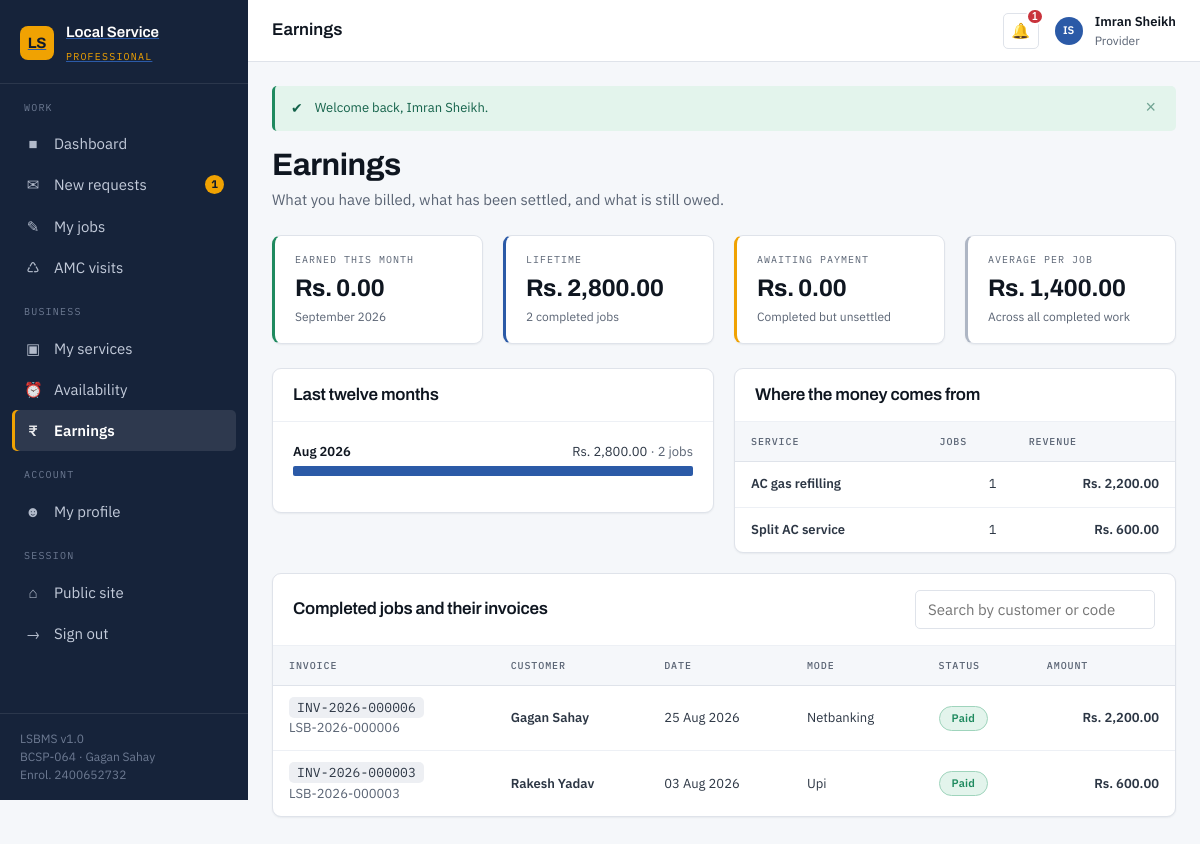
The app's page /provider/earnings.php (signed in) with its own data.
### tables this page shows
CREATE TABLE bookings (
    booking_id          INT UNSIGNED NOT NULL AUTO_INCREMENT,
    booking_code        VARCHAR(20)  NOT NULL,
    user_id             INT UNSIGNED NOT NULL COMMENT 'The customer raising the request',
    provider_id         INT UNSIGNED NOT NULL,
    service_id          INT UNSIGNED     NULL COMMENT 'NULL when booked directly against a provider',
    booking_date        DATE         NOT NULL,
    booking_time        TIME         NOT NULL,
    duration_minutes    SMALLINT UNSIGNED NOT NULL DEFAULT 60,
    service_address     VARCHAR(255) NOT NULL,
    city                VARCHAR(60)      NULL,
    pincode             VARCHAR(6)       NULL,
    problem_description TEXT             NULL,
    status              ENUM('pending','confirmed','in_progress','completed','cancelled','rejected')
                        NOT NULL DEFAULT 'pending',
    estimated_cost      DECIMAL(10,2) NOT NULL DEFAULT 0.00,
    final_cost          DECIMAL(10,2)     NULL,
    cancellation_reason VARCHAR(255)      NULL,
    is_maintenance      TINYINT(1)   NOT NULL DEFAULT 0 COMMENT '1 = auto-raised by an AMC contract',
    created_at          DATETIME     NOT NULL DEFAULT CURRENT_TIMESTAMP,
    updated_at          DATETIME     NOT NULL DEFAULT CURRENT_TIMESTAMP ON UPDATE CURRENT_TIMESTAMP,

    PRIMARY KEY (booking_id),
    UNIQUE  KEY uq_bookings_code (booking_code),
    KEY idx_bookings_user     (user_id),
    KEY idx_bookings_provider (provider_id),
    KEY idx_bookings_service  (service_id),
    KEY idx_bookings_status   (status),
    KEY idx_bookings_date     (booking_date),
     
     
    KEY idx_bookings_slot     (provider_id, booking_date, booking_time),

    CONSTRAINT fk_bookings_user
        FOREIGN KEY (user_id)     REFERENCES users (user_id)
        ON DELETE CASCADE  ON UPDATE CASCADE,
    CONSTRAINT fk_bookings_provider
        FOREIGN KEY (provider_id) REFERENCES providers (provider_id)
        ON DELETE CASCADE  ON UPDATE CASCADE,
    CONSTRAINT fk_bookings_service
        FOREIGN KEY (service_id)  REFERENCES services (service_id)
        ON DELETE SET NULL ON UPDATE CASCADE
);

CREATE TABLE payments (
    payment_id      INT UNSIGNED NOT NULL AUTO_INCREMENT,
    booking_id      INT UNSIGNED NOT NULL,
    invoice_no      VARCHAR(24)  NOT NULL,
    amount          DECIMAL(10,2) NOT NULL,
    payment_mode    ENUM('cash','upi','card','netbanking') NOT NULL DEFAULT 'cash',
    payment_status  ENUM('pending','paid','refunded')      NOT NULL DEFAULT 'pending',
    transaction_ref VARCHAR(60)      NULL COMMENT 'Simulated reference; no live gateway',
    paid_at         DATETIME         NULL,
    created_at      DATETIME     NOT NULL DEFAULT CURRENT_TIMESTAMP,

    PRIMARY KEY (payment_id),
    UNIQUE  KEY uq_payments_invoice (invoice_no),
    UNIQUE  KEY uq_payments_booking (booking_id),
    KEY idx_payments_status (payment_status),

    CONSTRAINT fk_payments_booking
        FOREIGN KEY (booking_id) REFERENCES bookings (booking_id)
        ON DELETE CASCADE ON UPDATE CASCADE
);

CREATE TABLE users (
    user_id        INT UNSIGNED  NOT NULL AUTO_INCREMENT,
    full_name      VARCHAR(100)  NOT NULL,
    email          VARCHAR(150)  NOT NULL,
    password_hash  VARCHAR(255)  NOT NULL  COMMENT 'bcrypt output of password_hash(); never plaintext',
    phone          VARCHAR(15)   NOT NULL,
    address        VARCHAR(255)      NULL,
    city           VARCHAR(60)       NULL,
    pincode        VARCHAR(6)        NULL,
    profile_photo  VARCHAR(255)      NULL  COMMENT 'Relative path under assets/uploads/',
    role           ENUM('customer','provider','admin') NOT NULL DEFAULT 'customer',
    status         ENUM('active','suspended')          NOT NULL DEFAULT 'active',
    created_at     DATETIME      NOT NULL DEFAULT CURRENT_TIMESTAMP,
    updated_at     DATETIME      NOT NULL DEFAULT CURRENT_TIMESTAMP ON UPDATE CURRENT_TIMESTAMP,

    PRIMARY KEY (user_id),
    UNIQUE  KEY uq_users_email (email),
    KEY     idx_users_role     (role),
    KEY     idx_users_city     (city)
);

### provider/earnings.php (the view, shortened to what this page needs)
<?php
$pdo        = db();
$providerId = current_provider_id();
$stmt = $pdo->prepare(
    "SELECT
        COALESCE(SUM(CASE WHEN b.status = 'completed' THEN b.final_cost END), 0) AS lifetime,
        COALESCE(SUM(CASE WHEN b.status = 'completed'
                           AND MONTH(b.booking_date) = MONTH(CURDATE())
                           AND YEAR(b.booking_date)  = YEAR(CURDATE())
                          THEN b.final_cost END), 0)                             AS this_month,
        COALESCE(SUM(CASE WHEN pay.payment_status = 'paid'    THEN pay.amount END), 0) AS settled,
        COALESCE(SUM(CASE WHEN pay.payment_status = 'pending'
                           AND b.status = 'completed'         THEN pay.amount END), 0) AS outstanding,
        SUM(b.status = 'completed')                                              AS jobs
       FROM bookings b
       LEFT JOIN payments pay ON pay.booking_id = b.booking_id
      WHERE b.provider_id = :pid"
);
$stmt->execute([':pid' => $providerId]);
$totals = $stmt->fetch();
$averageJob = ((int) $totals['jobs']) > 0
    ? (float) $totals['lifetime'] / (int) $totals['jobs']
    : 0.0;
$stmt = $pdo->prepare(
    "SELECT DATE_FORMAT(booking_date, '%Y-%m') AS ym,
            DATE_FORMAT(booking_date, '%b %Y') AS label,
            COUNT(*)                           AS jobs,
            COALESCE(SUM(final_cost), 0)       AS revenue
       FROM bookings
      WHERE provider_id = :pid
        AND status = 'completed'
        AND booking_date >= DATE_SUB(CURDATE(), INTERVAL 12 MONTH)
      GROUP BY ym, label
      ORDER BY ym ASC"
);
$stmt->execute([':pid' => $providerId]);
$monthly = $stmt->fetchAll();
$peakRevenue = 0.0;
foreach ($monthly as $m) {
    $peakRevenue = max($peakRevenue, (float) $m['revenue']);
}
$stmt = $pdo->prepare(
    "SELECT COALESCE(s.service_name, 'General visit') AS service_name,
            COUNT(*)                     AS jobs,
            COALESCE(SUM(b.final_cost), 0) AS revenue
       FROM bookings b
       LEFT JOIN services s ON s.service_id = b.service_id
      WHERE b.provider_id = :pid AND b.status = 'completed'
      GROUP BY service_name
      ORDER BY revenue DESC"
);
$stmt->execute([':pid' => $providerId]);
$byService = $stmt->fetchAll();
$stmt = $pdo->prepare(
    "SELECT b.booking_code, b.booking_date, b.final_cost,
            pay.invoice_no, pay.payment_mode, pay.payment_status, pay.paid_at,
            u.full_name AS customer_name
       FROM bookings b
       JOIN users    u   ON u.user_id     = b.user_id
       JOIN payments pay ON pay.booking_id = b.booking_id
      WHERE b.provider_id = :pid AND b.status = 'completed'
      ORDER BY b.booking_date DESC
      LIMIT 20"
);
$stmt->execute([':pid' => $providerId]);
$invoices = $stmt->fetchAll();
include __DIR__ . '/../includes/header.php';
?>
<div class="grid grid--4" style="margin-bottom:var(--sp-6)">
    <div class="stat stat--success">
        <div class="stat__label">Earned this month</div>
        <div class="stat__value" style="font-size:var(--text-xl)"><?= e(money($totals['this_month'])) ?></div>
        <div class="stat__meta"><?= e(date('F Y')) ?></div>
    </div>
    <div class="stat stat--blue">
        <div class="stat__label">Lifetime</div>
        <div class="stat__value" style="font-size:var(--text-xl)"><?= e(money($totals['lifetime'])) ?></div>
        <div class="stat__meta"><?= (int) $totals['jobs'] ?> completed jobs</div>
    </div>
    <div class="stat stat--accent">
        <div class="stat__label">Awaiting payment</div>
        <div class="stat__value" style="font-size:var(--text-xl)"><?= e(money($totals['outstanding'])) ?></div>
        <div class="stat__meta">Completed but unsettled</div>
    </div>
    <div class="stat">
        <div class="stat__label">Average per job</div>
        <div class="stat__value" style="font-size:var(--text-xl)"><?= e(money($averageJob)) ?></div>
        <div class="stat__meta">Across all completed work</div>
    </div>
</div>
<div class="grid grid--2" style="align-items:start">
    <section class="card">
        <div class="card__head"><h3>Last twelve months</h3></div>
        <div class="card__body">
            <?php if (!$monthly): ?>
                <div class="empty" style="padding:var(--sp-8) 0">
                    <div class="empty__icon" aria-hidden="true">&#8377;</div>
                    <h3>No completed jobs yet</h3>
                    <p>Once you complete a job, your earnings will be charted here month by month.</p>
                </div>
            <?php else: ?>
                <?php foreach ($monthly as $m): ?>
                    <?php $pct = $peakRevenue > 0 ? round((float) $m['revenue'] / $peakRevenue * 100) : 0; ?>
                    <div style="margin-bottom:var(--sp-4)">
                        <div style="display:flex;justify-content:space-between;font-size:var(--text-sm);margin-bottom:4px">
                            <span class="table__primary"><?= e($m['label']) ?></span>
                            <span>
                                <?= e(money($m['revenue'])) ?>
                                <span class="text-muted">&middot; <?= (int) $m['jobs'] ?> job<?= (int) $m['jobs'] === 1 ? '' : 's' ?></span>
                            </span>
                        </div>
                        <div class="meter" style="height:10px;margin:0">
                            <div class="meter__fill"
                                 style="width:<?= $pct ?>%;background:var(--blue-600)"></div>
                        </div>
                    </div>
                <?php endforeach; ?>
            <?php endif; ?>
        </div>
    </section>
    <section class="card">
        <div class="card__head"><h3>Where the money comes from</h3></div>
        <div class="card__body card__body--flush">
            <?php if (!$byService): ?>
                <div class="empty" style="padding:var(--sp-8) 0">
                    <div class="empty__icon" aria-hidden="true">&#9635;</div>
                    <h3>Nothing to break down yet</h3>
                    <p>This will show which of your services earn the most once jobs are completed.</p>
                </div>
            <?php else: ?>
                <div class="table-wrap">
                    <table class="table">
                        <thead>
                            <tr><th>Service</th><th class="text-right">Jobs</th><th class="text-right">Revenue</th></tr>
                        </thead>
                        <tbody>
                        <?php foreach ($byService as $s): ?>
                            <tr>
                                <td class="table__primary"><?= e($s['service_name']) ?></td>
                                <td class="text-right"><?= (int) $s['jobs'] ?></td>
                                <td class="text-right table__primary"><?= e(money($s['revenue'])) ?></td>
                            </tr>
                        <?php endforeach; ?>
                        </tbody>
                    </table>
                </div>
            <?php endif; ?>
        </div>
    </section>
</div>
<section class="card">
    <div class="card__head">
        <h3>Completed jobs and their invoices</h3>
        <input class="input" type="search" style="max-width:240px"
               data-filter-table="earnTable" placeholder="Search by customer or code">
    </div>
    <div class="card__body card__body--flush">
        <?php if (!$invoices): ?>
            <div class="empty" style="padding:var(--sp-10) 0">
                <div class="empty__icon" aria-hidden="true">&#128179;</div>
                <h3>No invoices yet</h3>
                <p>An invoice appears here for every job you mark complete.</p>
                <a class="btn btn--accent" href="jobs.php">Go to my jobs</a>
            </div>
        <?php else: ?>
            <div class="table-wrap">
                <table class="table" id="earnTable">
                    <thead>
                        <tr>
                            <th>Invoice</th><th>Customer</th><th>Date</th>
                            <th>Mode</th><th>Status</th><th class="text-right">Amount</th>
                        </tr>
                    </thead>
                    <tbody>
                    <?php foreach ($invoices as $i): ?>
                        <tr>
                            <td>
                                <span class="ref"><?= e($i['invoice_no']) ?></span><br>
                                <span class="text-small text-muted"><?= e($i['booking_code']) ?></span>
                            </td>
                            <td class="table__primary"><?= e($i['customer_name']) ?></td>
                            <td><?= e(show_date($i['booking_date'])) ?></td>
                            <td><?= e(ucfirst($i['payment_mode'])) ?></td>
                            <td><?= status_badge($i['payment_status']) ?></td>
                            <td class="text-right table__primary"><?= e(money($i['final_cost'])) ?></td>
                        </tr>
                    <?php endforeach; ?>
                    </tbody>
                </table>
            </div>
        <?php endif; ?>
    </div>
</section>
<?php include __DIR__ . '/../includes/footer.php'; ?>

### includes/functions.php (shortened to what this page needs)
<?php
function e($value): string
{
    return htmlspecialchars((string) ($value ?? ''), ENT_QUOTES | ENT_SUBSTITUTE, 'UTF-8');
}
function render_flashes(): string
{
    $icons = ['success' => '&#10004;', 'error' => '&#10006;', 'warning' => '&#9888;', 'info' => '&#8505;'];
    $html  = '';
    foreach ($_SESSION['flash'] as $f) {
        $type  = in_array($f['type'], ['success', 'error', 'warning', 'info'], true) ? $f['type'] : 'info';
        $html .= '<div class="alert alert--' . $type . '" role="alert">'
               . '<span class="alert__icon">' . ($icons[$type] ?? '') . '</span>'
               . '<span class="alert__text">' . e($f['message']) . '</span>'
               . '<button type="button" class="alert__close" aria-label="Dismiss">&times;</button>'
               . '</div>';
    }
    return $html;
}
function money($amount): string
{
    return CURRENCY . ' ' . number_format((float) $amount, 2);
}
function show_date(?string $date): string
{
    return $date ? date(DATE_FORMAT, strtotime($date)) : '--';
}
function status_badge(string $status): string
{
    $labels = [
        'pending'     => 'Pending',
        'confirmed'   => 'Confirmed',
        'in_progress' => 'In Progress',
        'completed'   => 'Completed',
        'cancelled'   => 'Cancelled',
        'rejected'    => 'Rejected',
        'active'      => 'Active',
        'suspended'   => 'Suspended',
        'verified'    => 'Verified',
        'expired'     => 'Expired',
        'scheduled'   => 'Scheduled',
        'due'         => 'Due',
        'missed'      => 'Missed',
        'paid'        => 'Paid',
        'refunded'    => 'Refunded',
    ];
    $label = $labels[$status] ?? ucfirst(str_replace('_', ' ', $status));
    return '<span class="badge badge--' . e($status) . '">' . e($label) . '</span>';
}

### records on screen
bookings: payments.invoice_no "INV-2026-000006", booking_code "LSB-2026-000006", user.full_name "Gagan Sahay", booking_date "25 Aug 2026", payments.payment_mode "Netbanking", payments.payment_status "Paid", final_cost "Rs. 2,200.00"
bookings: payments.invoice_no "INV-2026-000003", booking_code "LSB-2026-000003", user.full_name "Rakesh Yadav", booking_date "03 Aug 2026", payments.payment_mode "Upi", payments.payment_status "Paid", final_cost "Rs. 600.00"

### other values on screen
$roleLabels[$role] "PROFESSIONAL"
$groupName "WORK"
$icon "■"
$label "Dashboard"
$icon "✉"
$label "New requests"
$count "1"
$icon "✎"
$label "My jobs"
$icon "♺"
$label "AMC visits"
$groupName "BUSINESS"
$icon "▣"
$label "My services"
$icon "⏰"
